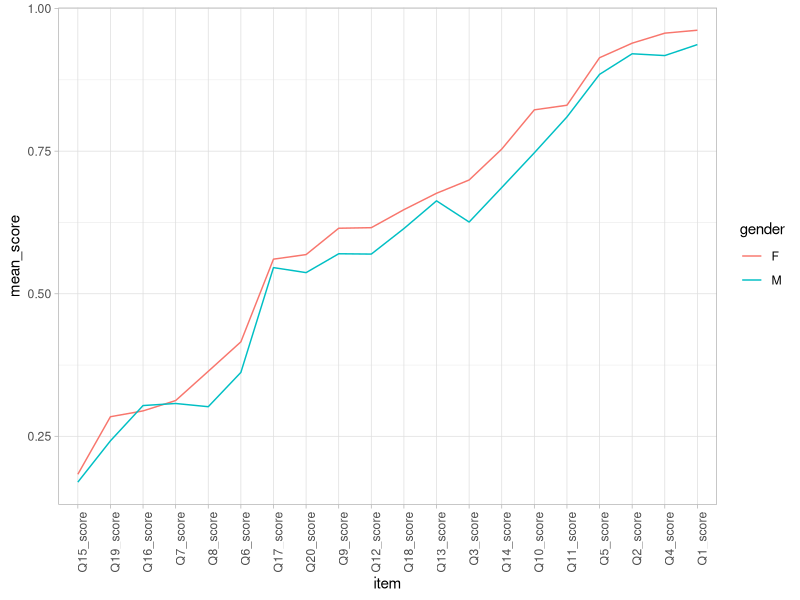

Write R code to recreate this figure.
## ---- chunk 1
#| warning: false
rm(list=ls())
library(tidyverse)
responses <- read_csv('data/responses.csv')
responses <- responses %>% drop_na(gender)
responses <- responses %>% select(gender, Q1_score:Q20_score)
## ---- chunk 2
#| warning: false
long_responses <- responses %>% pivot_longer(cols = Q1_score:Q20_score, names_to = "question", values_to = "score")
## ---- chunk 3
#| warning: false
response_summary <- long_responses %>% group_by(gender, question) %>% summarise(mean_score = mean(score,na.rm=TRUE))
## ---- chunk 4
#| warning: false
question_difficulty <- response_summary %>%
    filter(gender=='F') %>% 
    arrange(mean_score) %>% pull(question)

## ---- chunk 5

ordered_responses <- response_summary %>% mutate(item = factor(question, levels=question_difficulty, ordered=TRUE))

## ---- chunk 6
ordered_responses <- ordered_responses %>% mutate(
    gender = factor(gender)
)
## ---- chunk 7
p <- ggplot(ordered_responses, aes(x=item, y=mean_score, group=gender, colour=gender, line_style=gender))
p <- p + geom_line() # rotate the x-axis labels
p <- p + theme_light()
p <- p + theme(axis.text.x = element_text(angle = 90, hjust = 1))
p
